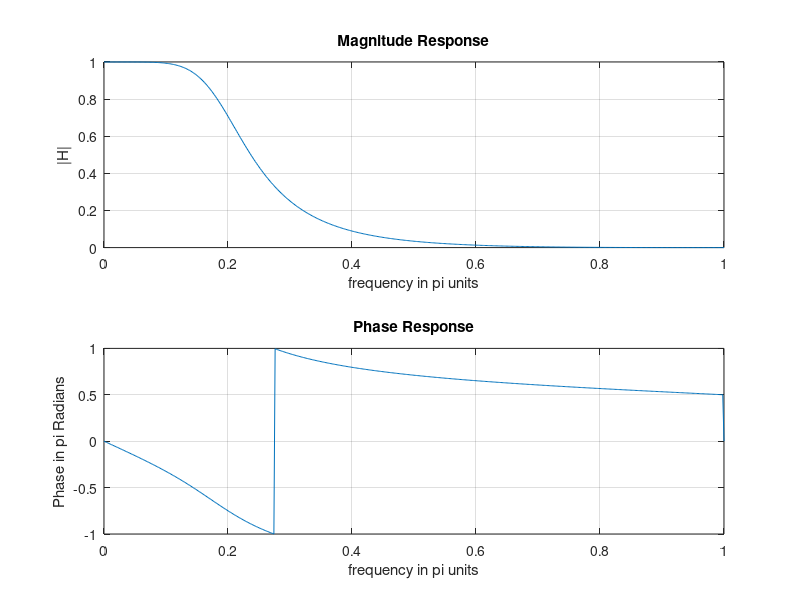

MATLAB code to generate this figure:
b = [0.0181,  0.0543, 0.0543,  0.0181];

a = [1.0000, -1.7600, 1.1829, -0.2781];

m = 0:length(b)-1; l = 0:length(a)-1;

K = 500; k = 0:1:K;

w = pi*k/K;  % [0, pi] axis divided into 501 points.

num = b * exp(-j*m'*w); % Numerator calculations

den = a * exp(-j*l'*w); % Denominator calculations

H = num ./ den;

magH = abs(H); angH = angle(H);

subplot(1,1,1);

subplot(2,1,1); plot(w/pi,magH); grid; axis([0,1,0,1])

xlabel('frequency in pi units'); ylabel('|H|');

title('Magnitude Response');

subplot(2,1,2); plot(w/pi,angH/pi); grid

xlabel('frequency in pi units'); ylabel('Phase in pi Radians');

title('Phase Response');

